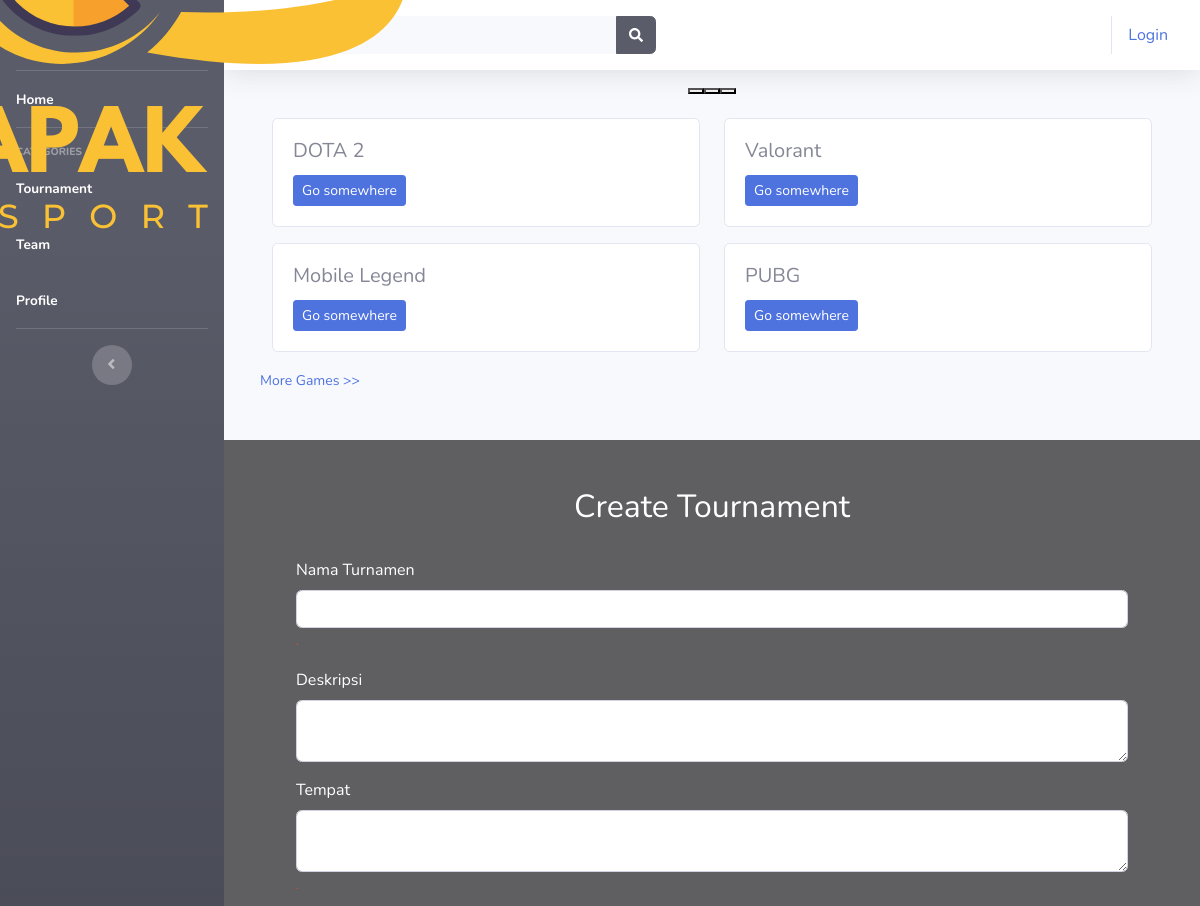
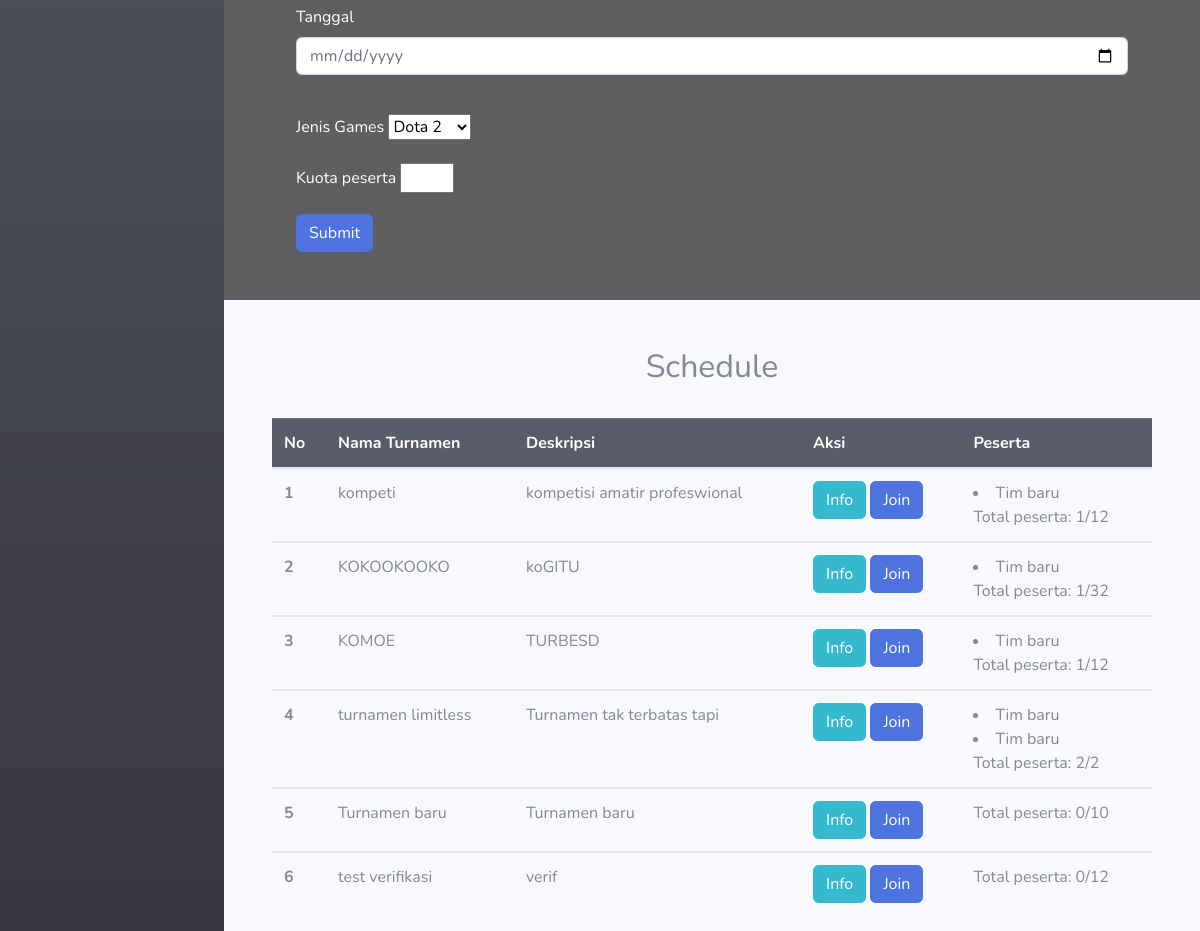
Screenshot of /index.php/controller_tournament with the database file from the repository (2 pictures, top to bottom).
### tables this page shows
CREATE TABLE `tb_tournament` (
  `id_tour` int(23) NOT NULL,
  `nama` varchar(255) NOT NULL,
  `deskripsi` varchar(500) NOT NULL,
  `jenis_games` varchar(255) NOT NULL,
  `tempat` varchar(255) NOT NULL,
  `tanggal` date NOT NULL,
  `kuota` int(11) NOT NULL,
  `status` varchar(20) NOT NULL
);

CREATE TABLE `tb_partisipasi_tournament` (
  `id` int(11) NOT NULL,
  `id_tour` int(11) NOT NULL,
  `id_team` int(13) NOT NULL
);

CREATE TABLE `tb_team` (
  `id_team` int(13) NOT NULL,
  `nama` varchar(255) NOT NULL,
  `deskripsi` varchar(500) NOT NULL,
  `jenis_game` varchar(255) NOT NULL,
  `member` int(11) NOT NULL
);

### application/controllers/controller_tournament.php (called while the page is built, shortened)
<?php
class controller_tournament extends CI_Controller{
    public function __construct(){
        $this->load->model('Model_tournament', '', TRUE);
        $this->load->library('session');
        $this->load->library('form_validation');
    }
    public function index(){
        $data['tournament'] = $this->Model_tournament->getAllTournament();
        $data['participant'] = $this->Model_tournament->getAllParticipant();
        $this->load->view('templates/header');
		$this->load->view('templates/sidebar');
		$this->load->view('tournament', $data);
		$this->load->view('templates/footer');
    }
}
?>

### index.php (called while the page is built, shortened)
<?php
require_once BASEPATH.'core/CodeIgniter.php';

### application/models/Model_tournament.php (called while the page is built, shortened)
<?php
class Model_tournament extends CI_Model
{
    public function getAllTournament()
    {
        $data = $this->db->get('tb_tournament');
        return $data->result_array();
    }
    public function getAllParticipant(){
        $this->db->select('*');
        $this->db->from('tb_partisipasi_tournament');
        $this->db->join('tb_team', 'tb_partisipasi_tournament.id_team = tb_team.id_team');
        $data = $this->db->get();
        return $data->result_array();
    }
}

### application/views/tournament.php (the view, shortened to what this page needs)
<div id="carouselExampleCaptions" class="carousel slide" data-bs-ride="false">
    <div class="carousel-indicators">
        <button type="button" data-bs-target="#carouselExampleCaptions" data-bs-slide-to="0" class="active"
            aria-current="true" aria-label="Slide 1"></button>
        <button type="button" data-bs-target="#carouselExampleCaptions" data-bs-slide-to="1"
            aria-label="Slide 2"></button>
        <button type="button" data-bs-target="#carouselExampleCaptions" data-bs-slide-to="2"
            aria-label="Slide 3"></button>
    </div>
</div>
<section class="container-fluid mt-4">
    <div class="container">
        <div class="row">
            <div class="col-sm-6 mb-3">
                <div class="card">
                    <div class="card-body">
                        <h5 class="card-title">DOTA 2</h5>
                        <a href="#" class="btn btn-sm btn-primary">Go somewhere</a>
                    </div>
                </div>
            </div>
            <div class="col-sm-6 mb-3">
                <div class="card">
                    <div class="card-body">
                        <h5 class="card-title">Valorant</h5>
                        <a href="#" class="btn btn-sm btn-primary">Go somewhere</a>
                    </div>
                </div>
            </div>
            <div class="col-sm-6 mb-3">
                <div class="card">
                    <div class="card-body">
                        <h5 class="card-title">Mobile Legend</h5>
                        <a href="#" class="btn btn-sm btn-primary">Go somewhere</a>
                    </div>
                </div>
            </div>
            <div class="col-sm-6 mb-3">
                <div class="card">
                    <div class="card-body">
                        <h5 class="card-title">PUBG</h5>
                        <a href="#" class="btn btn-sm btn-primary">Go somewhere</a>
                    </div>
                </div>
            </div>
            <div class="w-100">
                <a href="" style="font-size: 14px;">More Games >></a>
            </div>
        </div>
    </div>
</section>
<br />
<br />
<section class="container-fluid" style="background-color: rgba(8, 8, 8, 0.636);">
    <div class="container p-5" style="color: white;">
        <h2 style="text-align: center;">Create Tournament</h2>
        <br>
        <form action="<?= base_url(); ?>controller_tournament/tambahTournament" method="post">
            <div class="mb-3">
                <label for="exampleInputEmail1" class="form-label">Nama Turnamen</label>
                <input type="text" class="form-control" id="nama" name="nama" value="<?php echo set_value('nama'); ?>">
                <small class="form-text text-danger"><?= form_error('nama') ?>.</small>
            </div>
            <div class="mb-3">
                <label for="exampleInputEmail1" class="form-label">Deskripsi</label>
                <textarea class="form-control" id="deskripsi" name="deskripsi" aria-describedby="emailHelp"> <?php echo set_value('deskripsi'); ?></textarea>
            </div>
            <div class="mb-3">
                <label for="exampleInputEmail1" class="form-label">Tempat</label>
                <textarea class="form-control" id="tempat" name="tempat" aria-describedby="emailHelp"> <?php echo set_value('tempat'); ?></textarea>
                <small class="form-text text-danger"><?= form_error('tempat') ?>.</small>
            </div>
            <div class="mb-3">
                <label for="exampleInputEmail1" class="form-label">Tanggal</label>
                <input type="date" class="form-control" id="tanggal" name="tanggal" aria-describedby="emailHelp"></textarea>
                <small class="form-text text-danger"><?= form_error('tanggal') ?>.</small>
            </div>
            <div class="mb-3">
                <label for="exampleInputEmail1" class="form-label">Jenis Games</label>
                <select id="game" name="game" class="form-select">
                    <option>Dota 2</option>
                </select>
            </div>
            <div class="mb-3">
                <label for="exampleInputEmail1" class="form-label">Kuota peserta</label>
                <input type="number" id="kuota" name="kuota" min="1" max="32">
            </div>
            <button type="submit" class="btn btn-primary">Submit</button>
        </form>
    </div>
</section>
<br />
<br />
<section class="container-fluid">
    <h2 style="text-align: center;">Schedule</h2>
    <br>
    <div class="container-fluid">
        <table class="table">
            <thead class="table-dark">
                <tr>
                    <th scope="col">No</th>
                    <th scope="col">Nama Turnamen</th>
                    <th scope="col">Deskripsi</th>
                    <th scope="col">Aksi</th>
                    <th scope="col">Peserta</th>
                </tr>
            </thead>
            <?php
                $i = 1;
                foreach ($tournament as $data):
                    if($data['status'] == 'approved'){
            ?>
            <tbody>
                <tr>
                    <th scope="row"><?php echo  $i ?></th>
                    <td><?php echo $data['nama'] ?></td>
                    <td><?php echo $data['deskripsi'] ?></td>
                    <td>
                        <a class="btn btn-info" href="" onclick="passInfoData('<?=$data['nama']?>', '<?=$data['deskripsi']?>',
                        '<?=$data['tempat']?>', '<?=$data['tanggal']?>', '<?=$data['jenis_games']?>')"
                        data-bs-toggle="modal" data-bs-target="#infoModal">Info</a>
                        <a class="btn btn-primary" href="<?php base_url(); ?>controller_tournament/gabungTournament/<?php echo $data['id_tour'].'/'.$this->session->userdata('id_team')?>" onclick="">Join</a>
                    </td>
                    <td><?php $jumlah = 0;
                    foreach($participant as $peserta){
                        if($data['id_tour'] == $peserta['id_tour']){
                            ?> <li>
                                <?php
                                    echo $peserta['nama'];
                                    $jumlah++;
                                ?>
                            </li><?php
                        }
                    }
                    echo 'Total peserta: '.$jumlah.'/'.$data['kuota'];?></td>
                </tr>
            </tbody>
            <?php
                $i++;
                    }
                endforeach
            ?>
        </table>
    </div>
</section>

### application/views/templates/header.php (shortened to what this page needs)
<!DOCTYPE html>
<html lang="en">
<head>
    <link href="<?php echo base_url() ?>assets/vendor/fontawesome-free/css/all.min.css" rel="stylesheet"
        type="text/css">
    <link href="<?php echo base_url() ?>assets/css/sb-admin-2.min.css" rel="stylesheet">
</head>

### application/views/templates/sidebar.php (shortened to what this page needs)
<body id="page-top">
    <div id="wrapper">
        <ul class="navbar-nav bg-gradient-dark  sidebar sidebar-dark accordion" id="accordionSidebar">
            <a class="sidebar-brand d-flex align-items-center justify-content-center" href="index.html">
                <img src="/assets/img/logo.png" alt="">
                <div class="sidebar-brand-text mx-3">Esport 6pm</div>
            </a>
            <li class="nav-item active">
                <a class="nav-link" href="<?php echo base_url('') ?>">
                    <span>Home</span></a>
            </li>
            <div class="sidebar-heading">
            </div>
            <li class="nav-item active">
                <a class="nav-link" href="<?= base_url(); ?>controller_tournament">
                    <span>Tournament</span></a>
            </li>
            <li class="nav-item active">
                <a class="nav-link" href="<?= base_url(); ?>controller_team">
                    <span>Team</span></a>
            </li>
            <li class="nav-item active">
                <a class="nav-link" href="<?php echo base_url('Welcome/profile') ?>">
                    <span>Profile</span></a>
            </li>
            <div class="text-center d-none d-md-inline">
            </div>
        </ul>
        <div id="content-wrapper" class="d-flex flex-column">
            <div id="content">
                <nav class="navbar navbar-expand navbar-light bg-white topbar mb-4 static-top shadow">
                    <form
                        class="d-none d-sm-inline-block form-inline mr-auto ml-md-3 my-2 my-md-0 mw-100 navbar-search">
                        <div class="input-group">
                            <div class="input-group-append">
                                <button class="btn btn-dark" type="button">
                                    <i class="fas fa-search fa-sm"></i>
                                </button>
                            </div>
                        </div>
                    </form>
                    <ul class="navbar-nav ml-auto">
                        <div class="navbar">
                            <ul class="na navbar-nav navbar-right">
                                <?php if ($this->session->userdata('username')) { ?>
                                <li>
                                    <div>Selamat Datang <?php echo $this->session->userdata('username') ?></div>
                                </li>
                                <li class="ml-2"><?php echo anchor('auth/logout', ' Logout') ?></li>
                                <?php } else { ?>
                                <li><?php echo anchor('auth/login', 'Login'); ?></li>
                                <?php } ?>
                            </ul>
                        </div>
                    </ul>
                </nav>

### application/views/templates/footer.php (shortened to what this page needs)
</body>
</html>

### rows the page displays
tb_tournament: nama "kompeti", deskripsi "kompetisi amatir profeswional", jumlah "1", kuota "12"
tb_partisipasi_tournament: id_team.nama "Tim baru"
tb_tournament: nama "KOKOOKOOKO", deskripsi "koGITU", jumlah "1", kuota "32"
tb_partisipasi_tournament: id_team.nama "Tim baru"
tb_tournament: nama "KOMOE", deskripsi "TURBESD", jumlah "1", kuota "12"
tb_partisipasi_tournament: id_team.nama "Tim baru"
tb_tournament: nama "turnamen limitless", deskripsi "Turnamen tak terbatas tapi", jumlah "2", kuota "2"
tb_partisipasi_tournament: id_team.nama "Tim baru"
tb_partisipasi_tournament: id_team.nama "Tim baru"
tb_tournament: nama "Turnamen baru", deskripsi "Turnamen baru", status "0", kuota "10"
tb_tournament: nama "test verifikasi", deskripsi "verif", status "0", kuota "12"

### other values shown
anchor('auth/login', 'Login') "Login"
